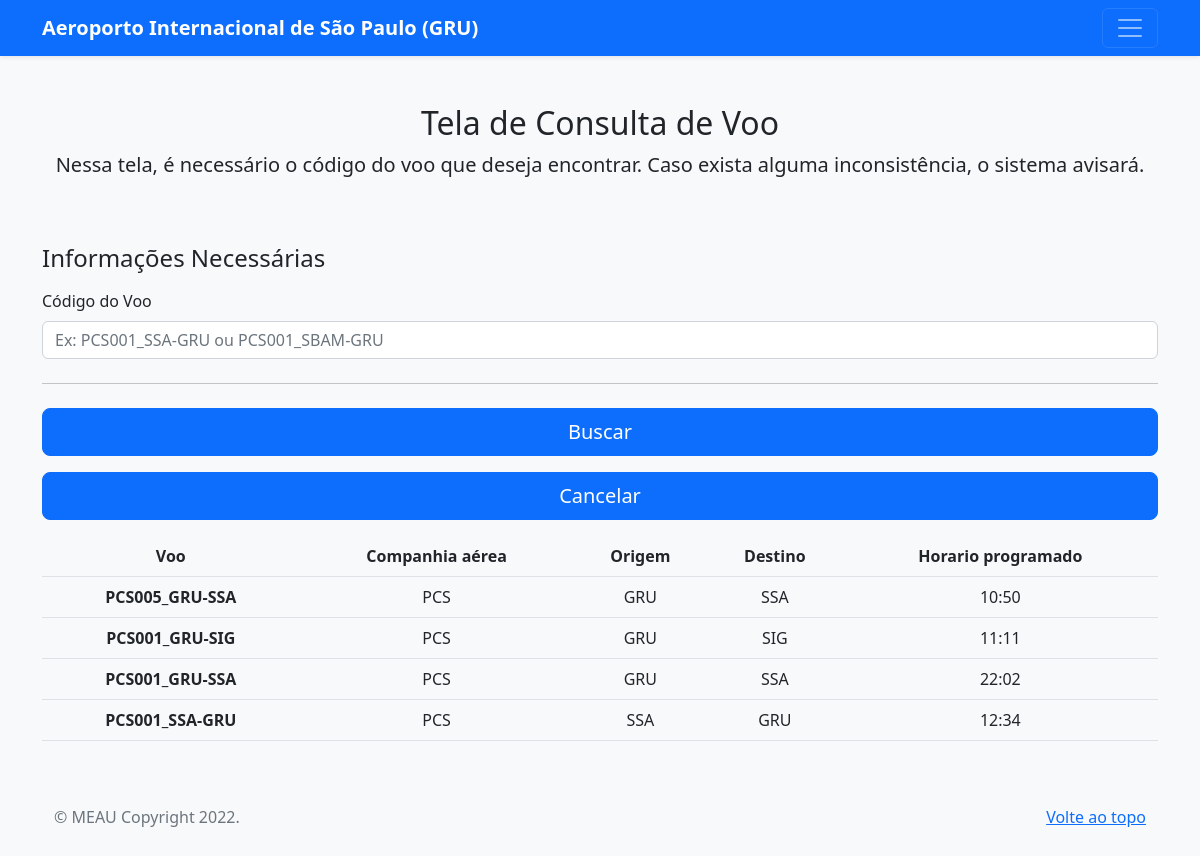
Page /consultar/ on the earlier database version.
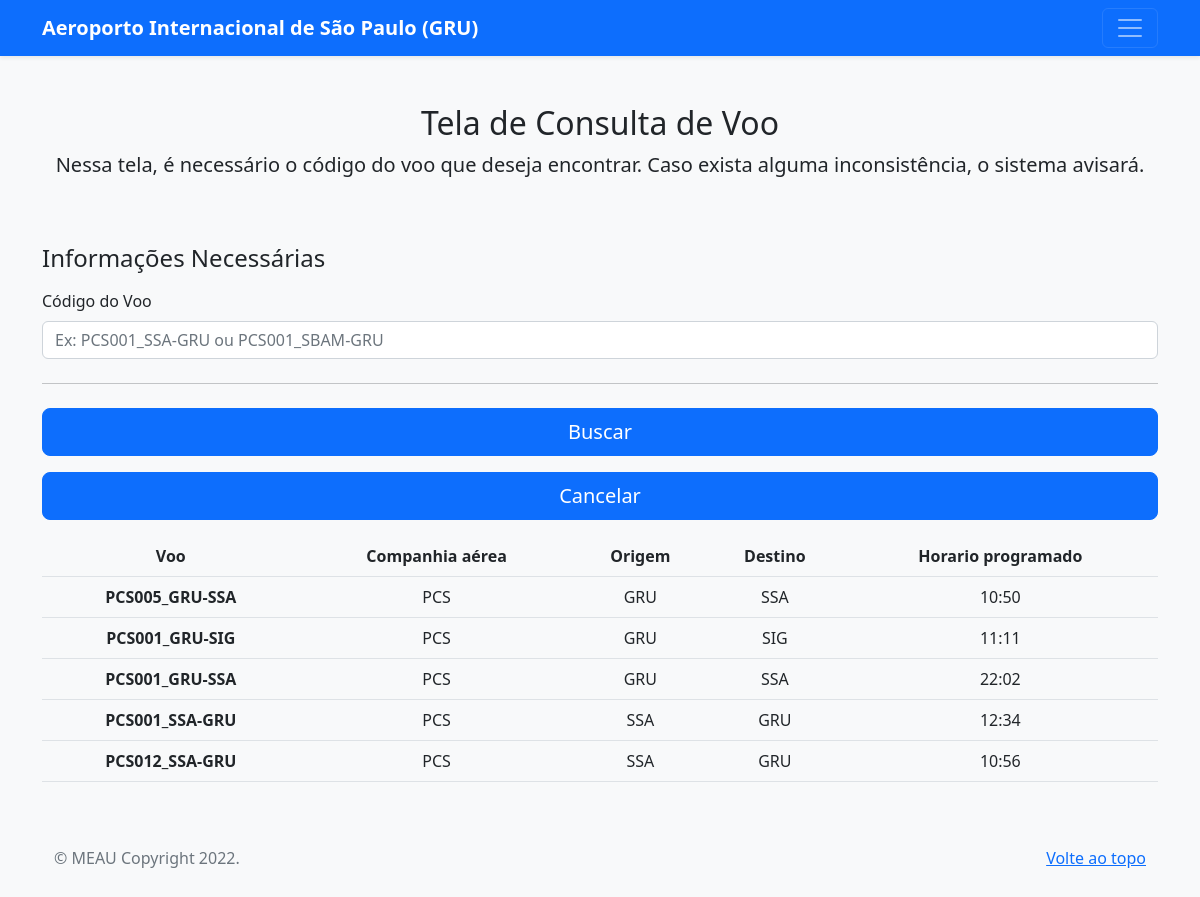
Same page on the later database version.
### book/models.py (models this page shows, shortened)
class Voo(models.Model):
    id = models.AutoField(primary_key=True)
    codigoVoo = models.CharField(max_length=14, unique=True)
    companhia = models.CharField(max_length=20)
    origem = models.CharField(max_length=30)
    destino = models.CharField(max_length=30)
    horarioProgramado = models.TimeField()
    class Meta:
        db_table = 'voo'

### book/views.py (the view)
# urls.py: path('consultar/', views.consultar, name = "consultar"),
def consultar(request):
    historicos = Historico.objects.all()
    voos = Voo.objects.all()
    if request.method == 'POST':
        codigo = request.POST['buscaGeral']
        voos = voos.filter(codigoVoo__icontains=codigo)
    return render(request, "consultar.html", {'voos': voos})

### template/consultar.html (shortened to what this page needs)
<!doctype html>
<html lang="pt-br">
<head>
    <link href="../static/css/bootstrap.min.css" rel="stylesheet">
    <link href="../static/js/form-validation.js" rel="stylesheet">
</head>
<body class="bg-light">
    <header>
        <div class="navbar navbar-dark bg-primary shadow-sm">
            <div class="container">
                <a href="#" class="navbar-brand d-flex align-items-center">
                    <strong>Aeroporto Internacional de São Paulo (GRU)</strong>
                </a>
                <button class="navbar-toggler" type="button" data-bs-toggle="collapse" data-bs-target="#navbarHeader"
                    aria-controls="navbarHeader" aria-expanded="false" aria-label="Toggle navigation">
                    <span class="navbar-toggler-icon"></span>
                </button>
            </div>
        </div>
    </header>
    <div class="container">
        <main>
            <div class="py-5 text-center">
                <h2>Tela de Consulta de Voo</h2>
                <p class="lead">Nessa tela, é necessário o código do voo que deseja encontrar. Caso exista alguma inconsistência, o sistema avisará.</p>
            </div>
            <div>
                <div>
                    <h4 class="mb-3">Informações Necessárias</h4>
                    <form class="needs-validation" action="{% url 'consultar' %}" method="POST">
                        <div class="row g-3">
                            <div class="form-group">
                               <div class="col-12">
                                <label for="codigoVoo" class="form-label">Código do Voo</label>
                                <div class="input-group has-validation">
                                    <input name = "buscaGeral" type="text" class="form-control" id="codigoVoo" pattern="^[A-Z]{3}[0-9]{3}\_[A-Z]{3,4}-[A-Z]{3,4}$"
                                        placeholder="Ex: PCS001_SSA-GRU ou PCS001_SBAM-GRU" required>
                                </div>
                            </div>
                            <hr class="my-4">
                                <button class="w-100 btn btn-primary btn-lg" type="submit">Buscar</button>
                                <button type="button" class="w-100 btn btn-primary btn-lg" onclick="cancela()">Cancelar</button>
                        </div>
                    </form>
                </div>
            </div>
            <table class="table text-center">
                <tr>
                  <th scope="col">Voo</th>
                  <th scope="col">Companhia aérea</th>
                  <th scope="col">Origem</th>
                  <th scope="col">Destino</th>
                  <th scope="col">Horario programado</th>
                </tr>
              {% for x in voos %}
                  {% if x.destino == 'GRU' or x.origem == 'GRU'%}
                      <tr>
                          <th scope="row">{{ x.codigoVoo }}</th>
                          <td>{{ x.companhia }}</td>
                          <td>{{ x.origem }}</td>
                          <td>{{ x.destino }}</td>
                          <td>{{ x.horarioProgramado}}</td>
                      </tr>
                  {% endif %}
                {% endfor %}
            </table>
        </main>
        <footer class="text-muted py-5">
            <div class="container">
              <p class="float-end mb-1">
                <a href="#">Volte ao topo</a>
              </p>
              <p class="mb-1">&copy; MEAU Copyright 2022.</p>
            </div>
          </footer>
    </div>
</body>
</html>

Differences in the rows shown:
added Voo: codigoVoo "PCS012_SSA-GRU", companhia "PCS", origem "SSA", destino "GRU", horarioProgramado "10:56"
